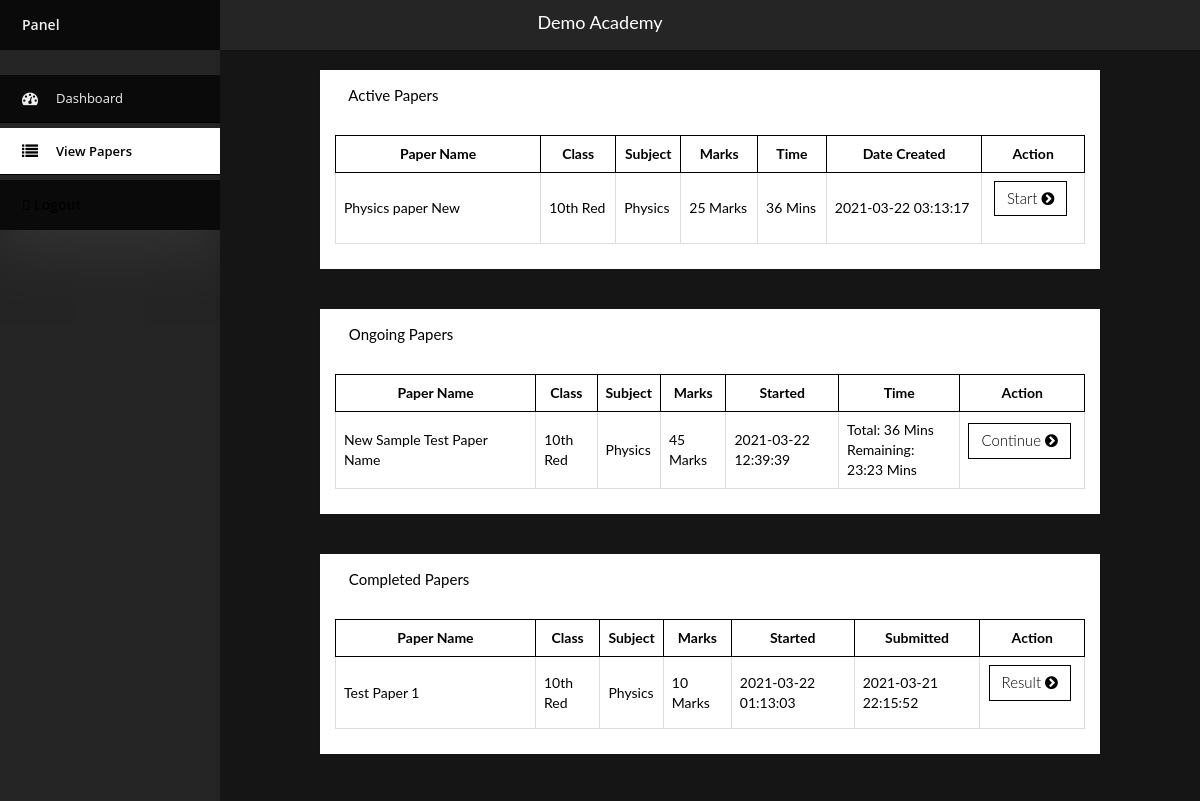
The app's page /student/papers.php (signed in) with its own data.
### tables this page shows
CREATE TABLE IF NOT EXISTS `contact` (
  `id` int(11) NOT NULL AUTO_INCREMENT,
  `sitename` text,
  `logo` text,
  `phone` text,
  `email` text,
  `address` text,
  `gmaps` text,
  `cover` text,
  `post` text,
  `fpost` text,
  `facebook` text,
  `twitter` text,
  `insta` text,
  `youtube` text,
  PRIMARY KEY (`id`)
);

CREATE TABLE IF NOT EXISTS `paper` (
  `id` int(11) NOT NULL AUTO_INCREMENT,
  `tid` int(11) NOT NULL,
  `clid` int(11) NOT NULL,
  `sid` int(11) NOT NULL,
  `chid` varchar(11) DEFAULT NULL,
  `name` text,
  `time` int(11) DEFAULT NULL,
  `mheading` text,
  `tm` int(11) DEFAULT NULL,
  `am` int(11) DEFAULT NULL,
  `mm` int(11) DEFAULT NULL,
  `sheading` text,
  `ts` int(11) DEFAULT NULL,
  `as` int(11) DEFAULT NULL,
  `ms` int(11) DEFAULT NULL,
  `lheading` text,
  `tl` int(11) DEFAULT NULL,
  `al` int(11) DEFAULT NULL,
  `ml` int(11) DEFAULT NULL,
  `sol` int(11) NOT NULL DEFAULT '1',
  `datec` timestamp NOT NULL DEFAULT CURRENT_TIMESTAMP,
  PRIMARY KEY (`id`)
);

CREATE TABLE IF NOT EXISTS `classes` (
  `id` int(11) NOT NULL AUTO_INCREMENT,
  `name` text NOT NULL,
  `ordr` int(11) NOT NULL,
  `created_at` timestamp NOT NULL DEFAULT CURRENT_TIMESTAMP,
  PRIMARY KEY (`id`)
);

CREATE TABLE IF NOT EXISTS `subjects` (
  `id` int(11) NOT NULL AUTO_INCREMENT,
  `name` text NOT NULL,
  `ordr` int(11) NOT NULL,
  `created_at` timestamp NOT NULL DEFAULT CURRENT_TIMESTAMP,
  PRIMARY KEY (`id`)
);

CREATE TABLE IF NOT EXISTS `spaper` (
  `id` int(11) NOT NULL AUTO_INCREMENT,
  `sid` int(11) NOT NULL,
  `pid` int(11) NOT NULL,
  `mcqs` int(11) NOT NULL DEFAULT '0',
  `short` int(11) NOT NULL DEFAULT '0',
  `long` int(11) NOT NULL DEFAULT '0',
  `mm` int(11) NOT NULL DEFAULT '0',
  `ms` int(11) NOT NULL DEFAULT '0',
  `ml` int(11) NOT NULL DEFAULT '0',
  `m` int(11) NOT NULL DEFAULT '0',
  `s` int(11) NOT NULL DEFAULT '0',
  `l` int(11) NOT NULL DEFAULT '0',
  `tm` int(11) DEFAULT NULL,
  `ts` int(11) DEFAULT NULL,
  `tl` int(11) DEFAULT NULL,
  `stime` timestamp NOT NULL DEFAULT CURRENT_TIMESTAMP,
  `etime` timestamp NULL DEFAULT NULL,
  PRIMARY KEY (`id`)
);

### student/papers.php (the view, shortened to what this page needs)
<html>
<head>
  <?php include('include/head.php') ?>
  <?php if(empty( $_GET['page_name'])) $link = 'Null' ?>
  <?php if(empty( $_GET['page_name'])) $link = 'papers' ?>
</head>
<body onload="showtoast()" class="page-header-fixed bg-1 sidebar-nav">
  <div class="modal-shiftfix">
    <?php include('include/header.php') ?>
    <div class="container-fluid main-content">
      <div class="row">
        <div class="col-lg-1">
        </div>
        <div class="col-lg-10">
          <div class="widget-container fluid-height clearfix">
            <div class="heading" style="text-transform: capitalize;">
              <i class="fa fa-images"></i> Active Papers
            </div>
            <div class="widget-content padded clearfix">
              <table class="table table-bordered">
                <thead>
                <th style="min-width: 200px">
                 Paper Name
               </th>
                <th>
                  Class
                </th>
                <th>
                  Subject
                </th>
                <th>
                  Marks
                </th>
                <th>
                  Time
                </th>
                <th>
                  Date Created
                </th>
                <th style="min-width: 100px">
                  Action
                </th>
              </thead>
              <tbody>
                <?php
                $rows =mysqli_query($con,"SELECT * FROM paper WHERE clid=$stdclass && sol=1 ORDER BY id" ) or die(mysqli_error($con));
                $n=0;
                while($row=mysqli_fetch_array($rows)){
                  $id = Null;
                  $pid = $row['id'];
                  $name = $row['name'];
                  $time = $row['time'];
                  $clid=$row['clid'];
                  $sid=$row['sid'];
                  $datec=$row['datec'];
                  $am=$row['am'];
                  $mm=$row['mm'];
                  $as=$row['as'];
                  $ms=$row['ms'];
                  $al=$row['al'];
                  $ml=$row['ml'];
                 $tmm=$am*$mm;
                 $tms=$as*$ms;
                 $tml=$al*$ml;
                 $total=  $tmm+$tms+$tml;
                $rowsx =mysqli_query($con,"SELECT * FROM spaper WHERE pid=$pid && sid=$stdid && stime>1 ORDER BY id" ) or die(mysqli_error($con));
                while($rowx=mysqli_fetch_array($rowsx)){
                  $id = $rowx['id'];
                } if(empty($id)){
                  ?>
                    <tr>
                      <td>
                        <?php echo $name ?>
                      </td>
                      <td>
                        <?php
                         $rowsx =mysqli_query($con,"SELECT name FROM classes WHERE id='$clid'" ) or die(mysqli_error($con));
                   while($rowx=mysqli_fetch_array($rowsx)){
                    echo $clname= $rowx['name'];
                    }
                     ?>
                      </td>
                      <td>
                        <?php
                         $rowsx =mysqli_query($con,"SELECT name FROM subjects WHERE id='$sid'" ) or die(mysqli_error($con));
                   while($rowx=mysqli_fetch_array($rowsx)){
                    echo $sname= $rowx['name'];
                    }
                     ?>
                      </td>
                      <td>
                        <?php echo $total ?> Marks
                      </td>
                      <td>
                        <?php echo $time ?> Mins
                      </td>
                      <td>
                        <?php echo $datec ?>
                      </td>
                      <td class="text-center">
                  <form action=""  method="POST">
                          <button type="submit" name="start<?php echo $n ?>" class="btn btn-primary-outline" value="<?php echo $pid ?>"> Start <i class="fa fa-chevron-circle-right"></i></button>
                  </form>
                      </td>
                    </tr>
                  <?php } $n++; } ?>
                </tbody>
              </table>
            </div>
          </div>
        </div>
      </div>
    </div>
    <div class="container-fluid main-content">
      <div class="row">
        <div class="col-lg-1">
        </div>
        <div class="col-lg-10">
          <div class="widget-container fluid-height clearfix">
            <div class="heading" style="text-transform: capitalize;">
              <i class="fa fa-images"></i> Ongoing Papers
            </div>
            <div class="widget-content padded clearfix">
                           <table class="table table-bordered">
                <thead>
                <th style="min-width: 200px">
                 Paper Name
               </th>
                <th>
                  Class
                </th>
                <th>
                  Subject
                </th>
                <th>
                  Marks
                </th>
                <th>
                  Started
                </th>
                <th>
                  Time
                </th>
                <th style="min-width: 100px">
                  Action
                </th>
              </thead>
              <tbody>
                <?php
                $rows =mysqli_query($con,"SELECT * FROM paper WHERE clid=$stdclass && sol=1 ORDER BY id" ) or die(mysqli_error($con));
                $n=0;
                while($row=mysqli_fetch_array($rows)){
                  $id = Null;
                  $pid = $row['id'];
                  $name = $row['name'];
                  $clid=$row['clid'];
                  $sid=$row['sid'];
                  $am=$row['am'];
                  $mm=$row['mm'];
                  $as=$row['as'];
                  $ms=$row['ms'];
                  $al=$row['al'];
                  $ml=$row['ml'];
                 $tmm=$am*$mm;
                 $tms=$as*$ms;
                 $tml=$al*$ml;
                 $total=  $tmm+$tms+$tml;
                 $etime=Null;
                $rowsx =mysqli_query($con,"SELECT * FROM spaper WHERE pid=$pid && sid=$stdid && stime>1 && etime IS Null ORDER BY id" ) or die(mysqli_error($con));
                while($rowx=mysqli_fetch_array($rowsx)){
                  $id = $rowx['id'];
                  $stime = $rowx['stime'];
                } if(!empty($id)){
                  ?>
                    <tr>
                      <td>
                        <?php echo $name ?>
                      </td>
                      <td>
                        <?php
                         $rowsx =mysqli_query($con,"SELECT name FROM classes WHERE id='$clid'" ) or die(mysqli_error($con));
                   while($rowx=mysqli_fetch_array($rowsx)){
                    echo $clname= $rowx['name'];
                    }
                     ?>
                      </td>
                      <td>
                        <?php
                         $rowsx =mysqli_query($con,"SELECT name FROM subjects WHERE id='$sid'" ) or die(mysqli_error($con));
                   while($rowx=mysqli_fetch_array($rowsx)){
                    echo $sname= $rowx['name'];
                    }
                     ?>
                      </td>
                      <td>
                        <?php echo $total ?> Marks
                      </td>
                      <td>
                        <?php echo $stime ?>
                      </td>
                      <td>
                       Total: <?php echo $time ?> Mins
                       <?php
                         $ts=date("Y-m-d h:i:s",time());
                         $srts = strtotime($ts);
                         $srst = strtotime($stime);
                         $elp = date('i:s', $srts - $srst);
                         $srtime=strtotime('00:'.$time.':00');
                         $srelp = strtotime('00:'.$elp);
                         $remtime = $srtime - $srelp;
                         $rem = date('i:s', $remtime);
                         ?>
                         <br>
                        <?php
                        if($remtime<0) echo ' Time Over '; else { ?>
                      <div class="timerem">
                       Remaining: <span id="remtime<?php echo $id ?>"><?php echo $rem ?></span> Mins
                     </div>
                   <?php } ?>
                      </td>
                      <td class="text-center">
                  <form action=""  method="POST">
<?php
                        if($remtime<0) echo "Time's Up."; else { ?>
                          <a class="btn btn-primary-outline" href="solve-<?php echo $id ?>"> Continue <i class="fa fa-chevron-circle-right"></i></a>
                        <?php } ?>
                  </form>
                      </td>
                    </tr>
                  <?php } $n++; } ?>
                </tbody>
              </table>
            </div>
          </div>
        </div>
      </div>
    </div>
    <div class="container-fluid main-content">
      <div class="row">
        <div class="col-lg-1">
        </div>
        <div class="col-lg-10">
          <div class="widget-container fluid-height clearfix">
            <div class="heading" style="text-transform: capitalize;">
              <i class="fa fa-images"></i> Completed Papers
            </div>
            <div class="widget-content padded clearfix">
                           <table class="table table-bordered">
                <thead>
                <th style="min-width: 200px">
                 Paper Name
               </th>
                <th>
                  Class
                </th>
                <th>
                  Subject
                </th>
                <th>
                  Marks
                </th>
                <th>
                  Started
                </th>
                <th>
                  Submitted
                </th>
                <th style="min-width: 100px">
                  Action
                </th>
              </thead>
              <tbody>
                <?php
                $rows =mysqli_query($con,"SELECT * FROM paper WHERE clid=$stdclass && sol=1 ORDER BY id" ) or die(mysqli_error($con));
                $n=0;
                while($row=mysqli_fetch_array($rows)){
                  $id = Null;
                  $pid = $row['id'];
                  $name = $row['name'];
                  $clid=$row['clid'];
                  $sid=$row['sid'];
                  $am=$row['am'];
                  $mm=$row['mm'];
                  $as=$row['as'];
                  $ms=$row['ms'];
                  $al=$row['al'];
                  $ml=$row['ml'];
                 $tmm=$am*$mm;
                 $tms=$as*$ms;
                 $tml=$al*$ml;
                 $total=  $tmm+$tms+$tml;
                $rowsx =mysqli_query($con,"SELECT * FROM spaper WHERE pid=$pid && sid=$stdid && etime>1 ORDER BY id" ) or die(mysqli_error($con));
                while($rowx=mysqli_fetch_array($rowsx)){
                  $id = $rowx['id'];
                  $stime = $rowx['stime'];
                  $etime = $rowx['etime'];
                } if(!empty($id)){
                  ?>
                    <tr>
                      <td>
                        <?php echo $name ?>
                      </td>
                      <td>
                        <?php
                         $rowsx =mysqli_query($con,"SELECT name FROM classes WHERE id='$clid'" ) or die(mysqli_error($con));
                   while($rowx=mysqli_fetch_array($rowsx)){
                    echo $clname= $rowx['name'];
                    }
                     ?>
                      </td>
                      <td>
                        <?php
                         $rowsx =mysqli_query($con,"SELECT name FROM subjects WHERE id='$sid'" ) or die(mysqli_error($con));
                   while($rowx=mysqli_fetch_array($rowsx)){
                    echo $sname= $rowx['name'];
                    }
                     ?>
                      </td>
                      <td>
                        <?php echo $total ?> Marks
                      </td>
                      <td>
                        <?php echo $stime ?>
                      </td>
                      <td>
                        <?php echo $etime ?>
                      </td>
                      <td class="text-center">
                  <form action=""  method="POST">
                          <a class="btn btn-primary-outline" href="solve-<?php echo $id ?>"> Result <i class="fa fa-chevron-circle-right"></i></a>
                  </form>
                      </td>
                    </tr>
                  <?php } $n++; } ?>
                </tbody>
              </table>
            </div>
          </div>
        </div>
      </div>
    </div>
      <div class="space">
      </div>
    </div>
  </body>
  </html>

### student/include/header.php (shortened to what this page needs)
<div class="navbar navbar-fixed-top">
    <div class="sitetext">
       <center><?php echo $sitename ?> </center>
    </div>
    <div class="container-fluid main-nav clearfix">
    <div class="nav-collapse">
      <ul class="nav">
        <div id="jquery-accordion-menu" class="jquery-accordion-menu black">
        <div class="jquery-accordion-menu-header" style="margin-bottom: 25px;">Panel</div>
        <ul>
          <li><a <?php if($link=='home') echo'class="active"'?> href="home"> <i class="fa fa-dashboard"></i> Dashboard </a></li>
          <li><a <?php if($link=='papers') echo'class="active"'?> href="papers"> <i class="fa fa-list"></i> View Papers </a></li>
        </ul>
        <div class="jquery-accordion-menu-footer"><a href="logout.php"> <i class="far fa-sign-out fa-flip-horizontal "></i> Logout </a> </div>
      </div>
      </ul>
    </div>
  </div>
</div>

### records on screen
contact: sitename "Demo Academy"
paper: name "Physics paper New", total "25", time "36", datec "2021-03-22 03:13:17"
classes: name "10th Red"
subjects: name "Physics"
paper: name "New Sample Test Paper Name", total "45", spaper.stime "2021-03-22 12:39:39"
paper: name "Test Paper 1", total "10", spaper.stime "2021-03-22 01:13:03", spaper.etime "2021-03-21 22:15:52"
